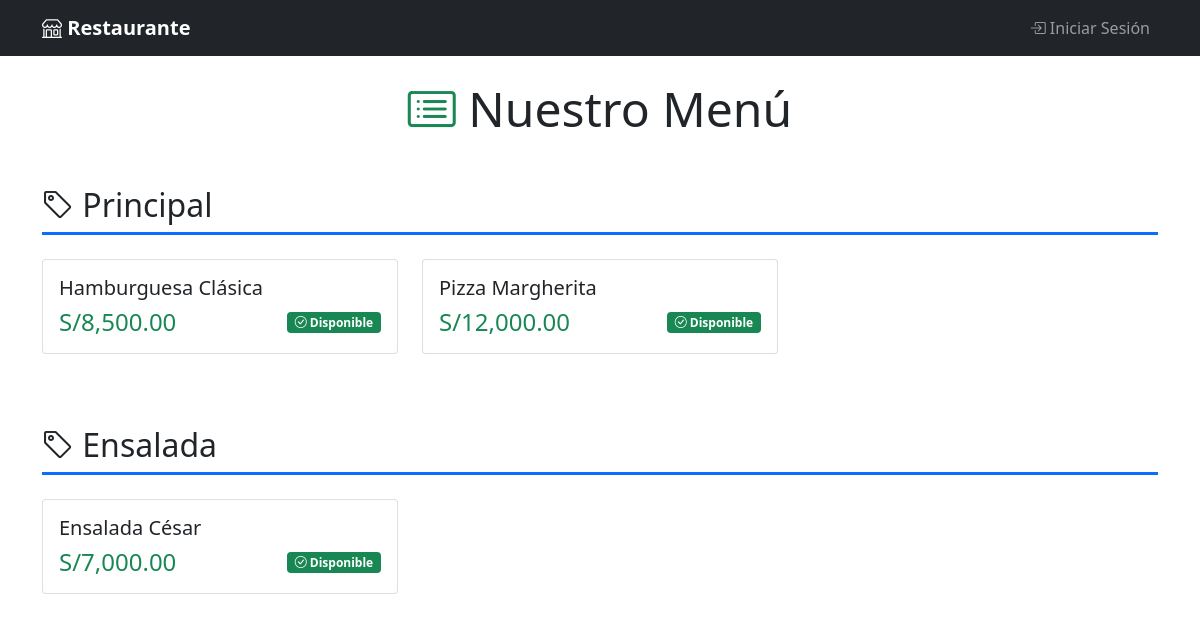
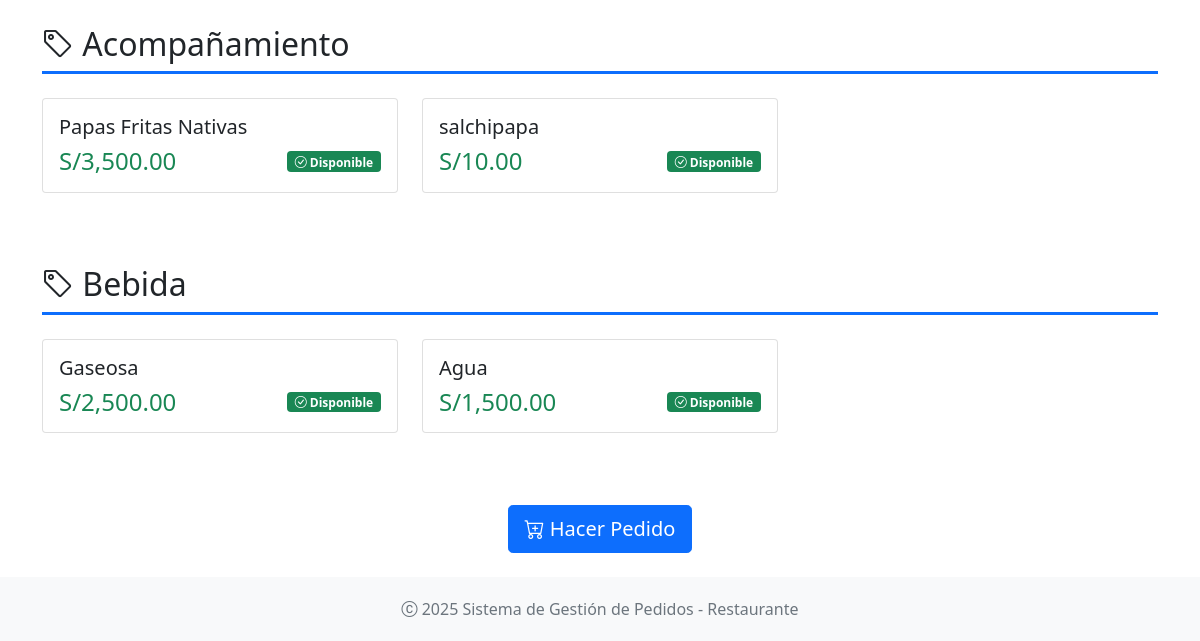
Before: /menu with the older database file (2 pictures, top to bottom).
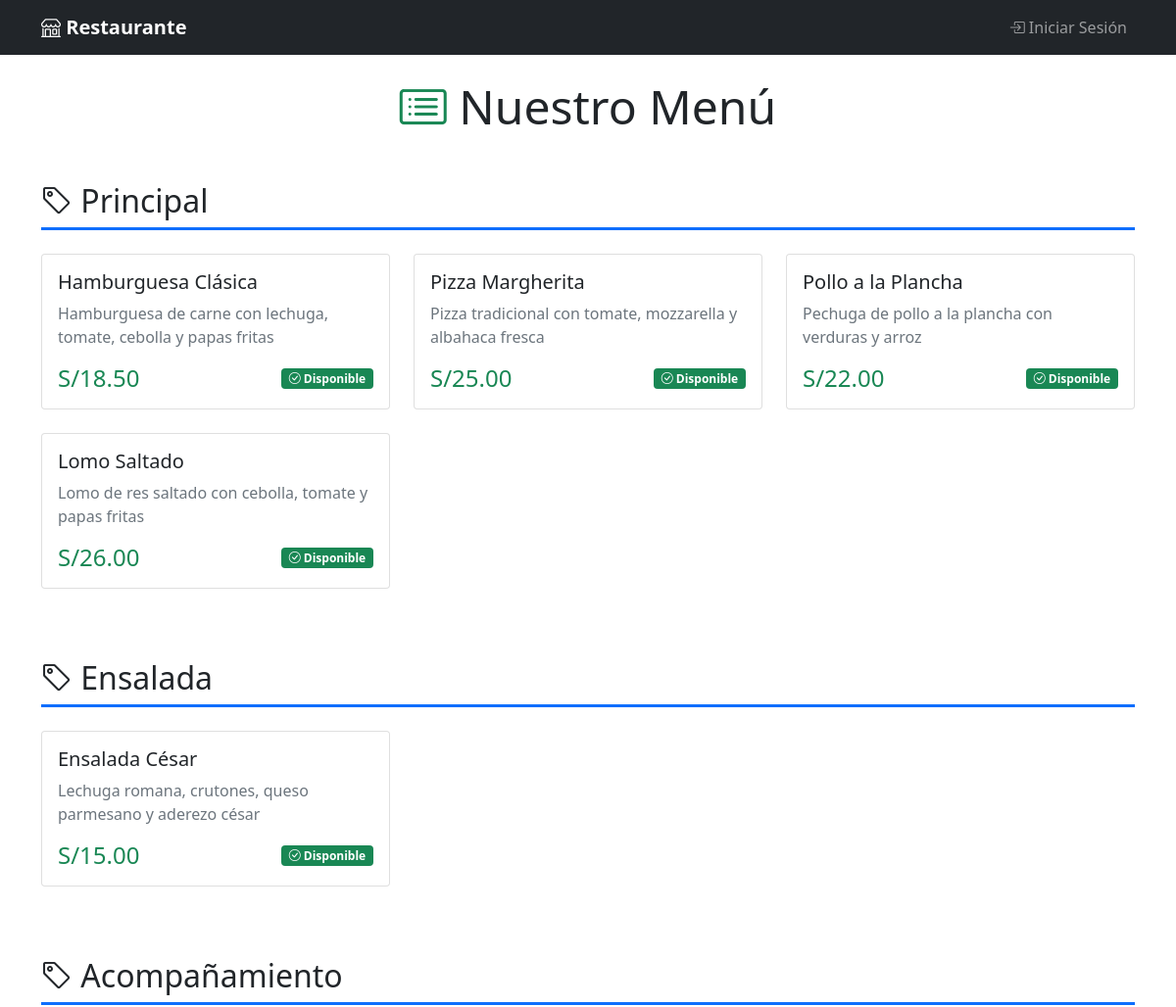
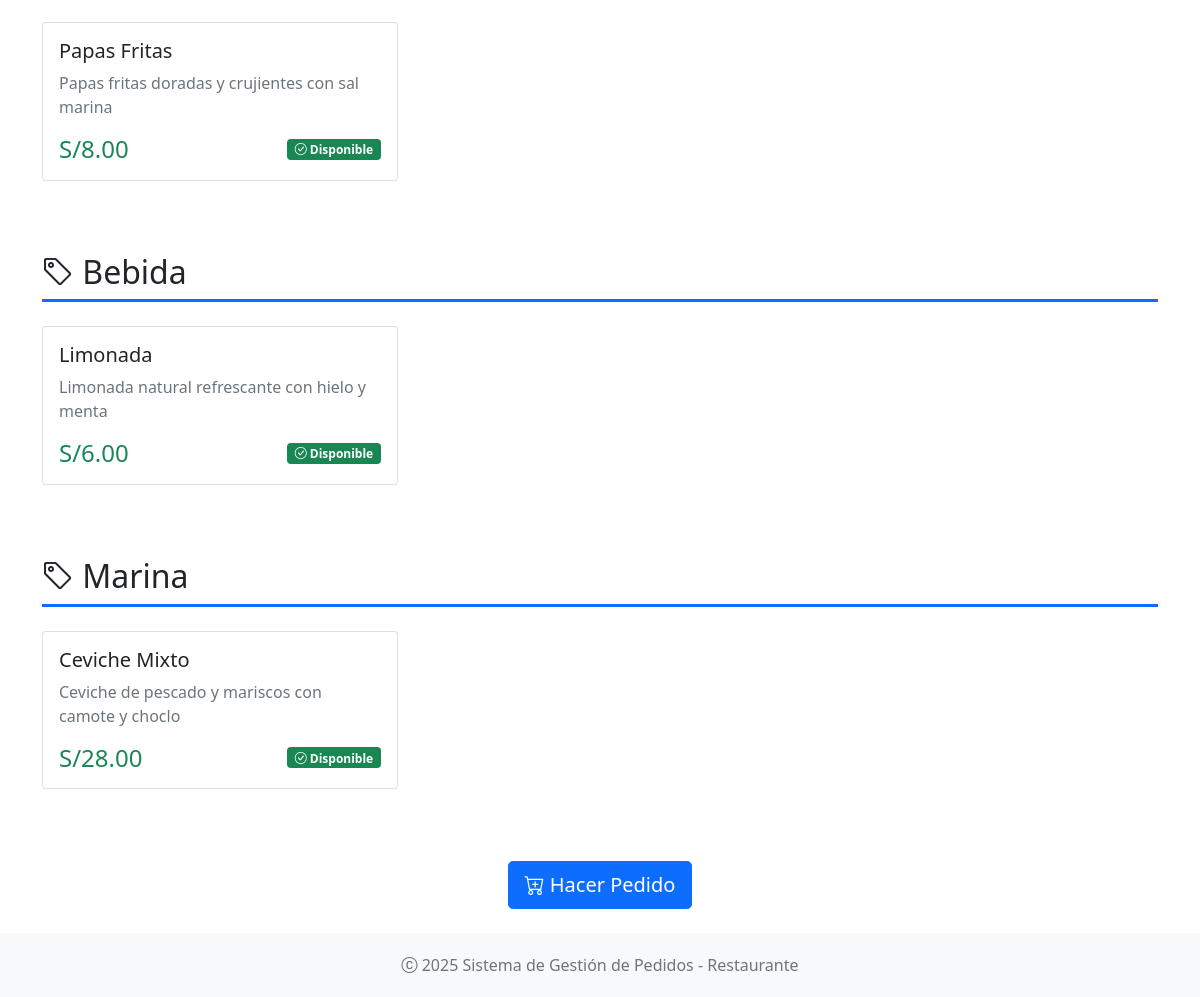
After: the same page with the newer database file (2 pictures, top to bottom).
### app.py (models this page shows, shortened)
class Producto(db.Model):
    __tablename__ = 'productos'
    id = db.Column(db.Integer, primary_key=True)
    nombre = db.Column(db.String(100), nullable=False)
    descripcion = db.Column(db.Text)
    precio = db.Column(db.Float, nullable=False)
    categoria = db.Column(db.String(50), nullable=False)
    disponible = db.Column(db.Boolean, default=True)
    fecha_creacion = db.Column(db.DateTime, default=datetime.utcnow)
    detalles_pedido = db.relationship('DetallePedido', backref='producto', lazy=True)

### app.py (the view)
@app.route('/menu')
def menu():
    productos = Producto.query.filter_by(disponible=True).all()
    return render_template('menu.html', productos=productos)

### app/templates/menu.html (shortened to what this page needs)
{% extends "base.html" %}
{% block content %}
<div class="row">
    <div class="col-12">
        <h1 class="display-5 text-center mb-5">
            <i class="bi bi-card-list text-success"></i>
            Nuestro Menú
        </h1>
    </div>
</div>
{% if productos %}
    {% set categorias_unicas = productos | map(attribute='categoria') | unique | list %}
    {% for categoria in categorias_unicas %}
        <div class="row mb-5">
            <div class="col-12">
                <h2 class="border-bottom border-3 border-primary pb-2 mb-4">
                    <i class="bi bi-tag"></i> {{ categoria }}
                </h2>
            </div>
            {% for producto in productos %}
                {% if producto.categoria == categoria %}
                <div class="col-md-6 col-lg-4 mb-4">
                    <div class="card h-100 card-hover">
                        <div class="card-body d-flex flex-column">
                            <h5 class="card-title">{{ producto.nombre }}</h5>
                            {% if producto.descripcion %}
                                <p class="card-text text-muted">{{ producto.descripcion }}</p>
                            {% endif %}
                            <div class="mt-auto">
                                <div class="d-flex justify-content-between align-items-center">
                                    <span class="h4 text-success mb-0">
                                        S/{{ "{:,.2f}".format(producto.precio) }}
                                    </span>
                                    {% if producto.disponible %}
                                        <span class="badge bg-success">
                                            <i class="bi bi-check-circle"></i> Disponible
                                        </span>
                                    {% else %}
                                        <span class="badge bg-danger">
                                            <i class="bi bi-x-circle"></i> No Disponible
                                        </span>
                                    {% endif %}
                                </div>
                            </div>
                        </div>
                    </div>
                </div>
                {% endif %}
            {% endfor %}
        </div>
    {% endfor %}
    <div class="row mt-5">
        <div class="col-12 text-center">
            <a href="{{ url_for('nuevo_pedido') }}" class="btn btn-primary btn-lg">
                <i class="bi bi-cart-plus"></i> Hacer Pedido
            </a>
        </div>
    </div>
{% endif %}
{% endblock %}

### app/templates/base.html (shortened to what this page needs)
<!DOCTYPE html>
<html lang="es">
<head>
    <link href="https://cdn.jsdelivr.net/npm/bootstrap@5.1.3/dist/css/bootstrap.min.css" rel="stylesheet">
    <link href="https://cdn.jsdelivr.net/npm/bootstrap-icons@1.8.1/font/bootstrap-icons.css" rel="stylesheet">
</head>
<body class="d-flex flex-column min-vh-100">
    <nav class="navbar navbar-expand-lg navbar-dark bg-dark">
        <div class="container">
            <a class="navbar-brand" href="{{ url_for('index') }}">
                <i class="bi bi-shop"></i> Restaurante
            </a>
            <div class="collapse navbar-collapse" id="navbarNav">
                {% if current_user.is_authenticated %}
                <ul class="navbar-nav me-auto">
                    <li class="nav-item">
                        <a class="nav-link" href="{{ url_for('index') }}">
                            <i class="bi bi-house"></i> Inicio
                        </a>
                    </li>
                    <li class="nav-item">
                        <a class="nav-link" href="{{ url_for('menu') }}">
                            <i class="bi bi-card-list"></i> Menú
                        </a>
                    </li>
                    <li class="nav-item dropdown">
                        <a class="nav-link dropdown-toggle" href="#" role="button" data-bs-toggle="dropdown">
                            <i class="bi bi-receipt"></i> Pedidos
                        </a>
                        <ul class="dropdown-menu">
                            <li><a class="dropdown-item" href="{{ url_for('nuevo_pedido') }}">Nuevo Pedido</a></li>
                            <li><a class="dropdown-item" href="{{ url_for('pedidos') }}">Ver Todos</a></li>
                            <li><hr class="dropdown-divider"></li>
                            <li><a class="dropdown-item" href="{{ url_for('pedidos', estado='pendiente') }}">Pendientes</a></li>
                            <li><a class="dropdown-item" href="{{ url_for('pedidos', estado='preparando') }}">Preparando</a></li>
                            <li><a class="dropdown-item" href="{{ url_for('pedidos', estado='listo') }}">Listos</a></li>
                        </ul>
                    </li>
                    <li class="nav-item dropdown">
                        <a class="nav-link dropdown-toggle" href="#" role="button" data-bs-toggle="dropdown">
                            <i class="bi bi-box"></i> Productos
                        </a>
                        <ul class="dropdown-menu">
                            <li><a class="dropdown-item" href="{{ url_for('nuevo_producto') }}">Nuevo Producto</a></li>
                            <li><a class="dropdown-item" href="{{ url_for('productos') }}">Ver Todos</a></li>
                        </ul>
                    </li>
                    <li class="nav-item">
                        <a class="nav-link" href="{{ url_for('mesas') }}">
                            <i class="bi bi-grid-3x3"></i> Mesas
                        </a>
                    </li>
                    {% if current_user.rol == 'admin' %}
                    <li class="nav-item dropdown">
                        <a class="nav-link dropdown-toggle" href="#" role="button" data-bs-toggle="dropdown">
                            <i class="bi bi-gear"></i> Administración
                        </a>
                        <ul class="dropdown-menu">
                            <li><a class="dropdown-item" href="{{ url_for('empleados') }}">
                                <i class="bi bi-people"></i> Empleados
                            </a></li>
                            <li><a class="dropdown-item" href="{{ url_for('reportes') }}">
                                <i class="bi bi-bar-chart"></i> Reportes
                            </a></li>
                        </ul>
                    </li>
                    {% endif %}
                </ul>
                <ul class="navbar-nav">
                    <li class="nav-item dropdown">
                        <a class="nav-link dropdown-toggle d-flex align-items-center" href="#" role="button" data-bs-toggle="dropdown">
                            {% if current_user.rol == 'admin' %}
                                <i class="bi bi-person-badge me-1"></i>
                            {% elif current_user.rol == 'mesero' %}
                                <i class="bi bi-person-circle me-1"></i>
                            {% elif current_user.rol == 'cocinero' %}
                                <i class="bi bi-chef-hat me-1"></i>
                            {% endif %}
                            {{ current_user.nombre_completo }}
                            <span class="badge bg-{{ 'success' if current_user.rol == 'admin' else 'info' if current_user.rol == 'mesero' else 'warning' }} ms-2">
                                {{ current_user.rol.title() }}
                            </span>
                        </a>
                        <ul class="dropdown-menu dropdown-menu-end">
                            <li>
                                <h6 class="dropdown-header">
                                    <i class="bi bi-person-circle"></i> {{ current_user.username }}
                                </h6>
                            </li>
                            <li><hr class="dropdown-divider"></li>
                            <li><a class="dropdown-item" href="#" onclick="alert('Perfil en desarrollo')">
                                <i class="bi bi-person-gear"></i> Mi Perfil
                            </a></li>
                            <li><a class="dropdown-item" href="#" onclick="alert('Configuración en desarrollo')">
                                <i class="bi bi-gear"></i> Configuración
                            </a></li>
                            <li><hr class="dropdown-divider"></li>
                            <li><a class="dropdown-item text-danger" href="{{ url_for('logout') }}">
                                <i class="bi bi-box-arrow-right"></i> Cerrar Sesión
                            </a></li>
                        </ul>
                    </li>
                </ul>
                {% else %}
                <ul class="navbar-nav ms-auto">
                    <li class="nav-item">
                        <a class="nav-link" href="{{ url_for('login') }}">
                            <i class="bi bi-box-arrow-in-right"></i> Iniciar Sesión
                        </a>
                    </li>
                </ul>
                {% endif %}
            </div>
        </div>
    </nav>
    <main class="container my-4 flex-grow-1">
        {% block content %}{% endblock %}
    </main>
    <footer class="footer bg-light">
        <div class="container text-center">
            <span class="text-muted">
                <i class="bi bi-c-circle"></i> 2025 Sistema de Gestión de Pedidos - Restaurante
            </span>
        </div>
    </footer>
</body>
</html>

### app/templates/base.html (style rules this page uses)
.navbar-brand { font-weight: bold; }
.footer { margin-top: auto; padding: 20px 0; background-color: #f8f9fa; }
.min-vh-100 { min-height: 100vh; }

Changed rows visible on the page:
removed Producto: nombre "salchipapa", precio "10.00", disponible True (drawn), shown under "Acompañamiento"
removed Producto: nombre "Agua", precio "1,500.00", disponible True (drawn), shown under "Bebida"
changed Producto "Principal": descripcion (not shown) → "Hamburguesa de carne con lechuga, tomate, cebolla y papas fritas"; precio "8,500.00" → "18.50"
changed Producto "Pizza Margherita": descripcion (not shown) → "Pizza tradicional con tomate, mozzarella y albahaca fresca"; precio "12,000.00" → "25.00"
added Producto: nombre "Pollo a la Plancha", descripcion "Pechuga de pollo a la plancha con verduras y arroz", precio "22.00", disponible True (drawn), shown under "Principal"
changed Producto: categoria "Bebida" → "Principal" (drawn)
added Producto: nombre "Lomo Saltado", descripcion "Lomo de res saltado con cebolla, tomate y papas fritas", precio "26.00", disponible True (drawn), shown under "Principal"
changed Producto "Ensalada": descripcion (not shown) → "Lechuga romana, crutones, queso parmesano y aderezo césar"; precio "7,000.00" → "15.00"
changed Producto "Acompañamiento": nombre "Papas Fritas Nativas" → "Papas Fritas"; descripcion (not shown) → "Papas fritas doradas y crujientes con sal marina"; precio "3,500.00" → "8.00"
changed Producto "Bebida": nombre "Gaseosa" → "Limonada"; descripcion (not shown) → "Limonada natural refrescante con hielo y menta"; precio "2,500.00" → "6.00"
added Producto: categoria "Marina", nombre "Ceviche Mixto", descripcion "Ceviche de pescado y mariscos con camote y choclo", precio "28.00", disponible True (drawn)
